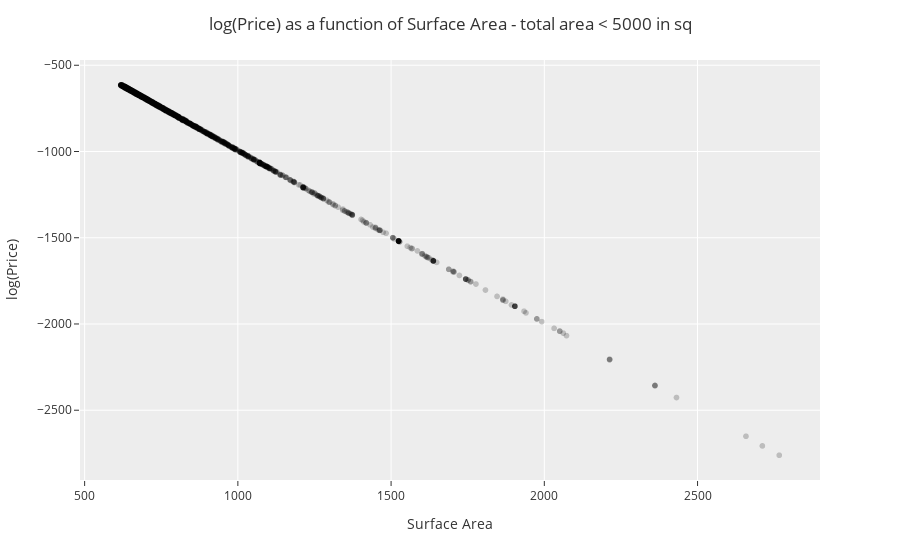

The notebook cell this image was saved under:
### Code cell
fig = px.scatter(DF_model2,
                 x='log_price_predicted',
                 y='Residual',
                 color_discrete_sequence=['black'],
                 opacity=0.2)

fig.update_layout(template="ggplot2",
                  title='log(Price) as a function of Surface Area - total area < 5000 in sq',
                  title_x=0.5,
                  xaxis_title='Surface Area',
                  yaxis_title='log(Price)')


fig.show()

### Figure 1 — Plotly figure (JSON) as saved in the notebook; plotly's stock layout.template omitted (floating-point values rounded to 4 significant figures; data arrays with more than 128 entries replaced by an {"elided": "..."} marker saying what was removed)
{"data": [{"hovertemplate": "log_price_predicted=%{x}<br>Residual=%{y}<extra></extra>", "legendgroup": "", "marker": {"color": "black", "opacity": 0.2, "symbol": "circle"}, "mode": "markers", "name": "", "showlegend": false, "type": "scattergl", "x": {"elided": "3211 float values"}, "xaxis": "x", "y": {"elided": "3211 float values"}, "yaxis": "y"}], "layout": {"autosize": true, "legend": {"tracegroupgap": 0}, "margin": {"t": 60}, "title": {"text": "log(Price) as a function of Surface Area - total area < 5000 in sq", "x": 0.5}, "xaxis": {"anchor": "y", "autorange": true, "domain": [0, 1], "range": [481.4, 2903.0], "title": {"text": "Surface Area"}, "type": "linear"}, "yaxis": {"anchor": "x", "autorange": true, "domain": [0, 1], "range": [-2927.0, -446.7], "title": {"text": "log(Price)"}, "type": "linear"}}}
